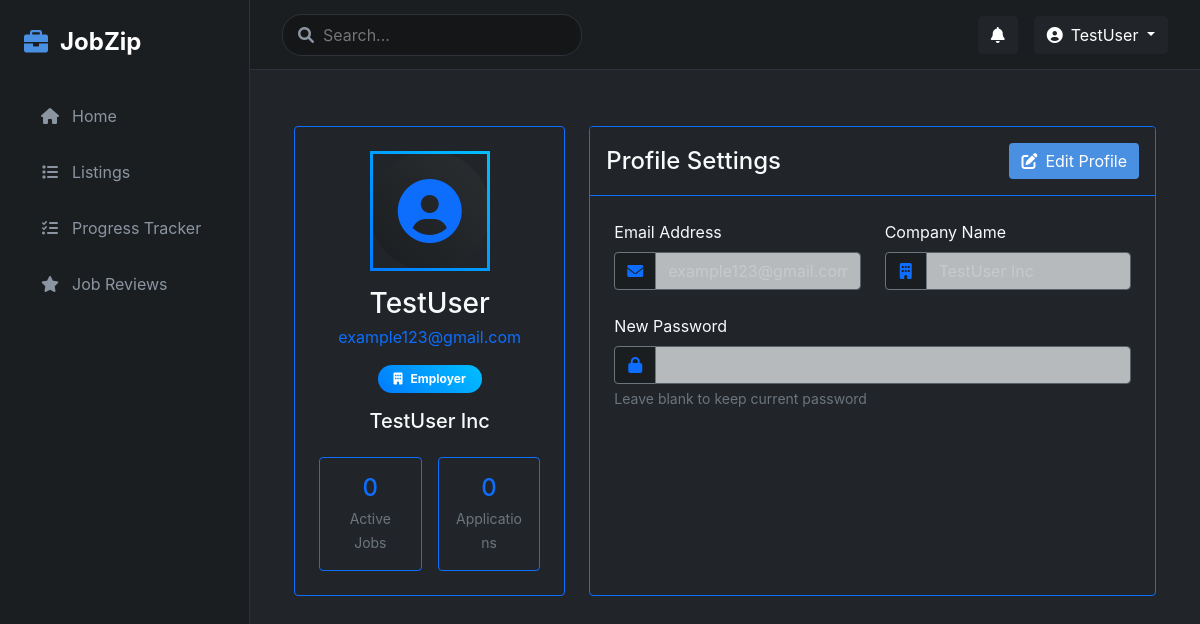
/profile/ (signed in), run on the app's committed database.
### jobs/models.py (models this page shows, shortened)
class User(AbstractUser):
    USER_TYPE_CHOICES = (
        ('employer', 'Employer'),
        ('employee', 'Employee'),
    )
    user_type = models.CharField(max_length=10, choices=USER_TYPE_CHOICES, default='employee')
    profile_picture = models.ImageField(upload_to='profile_pics/', null=True, blank=True)
    location = models.CharField(max_length=100, null=True, blank=True)
    bio = models.TextField(null=True, blank=True)
    date_joined = models.DateTimeField(default=timezone.now)

class EmployerProfile(models.Model):
    user = models.OneToOneField(User, on_delete=models.CASCADE)
    company_name = models.CharField(max_length=200)
    created_at = models.DateTimeField(auto_now_add=True)
    updated_at = models.DateTimeField(auto_now=True)

### jobs/views.py (the view, shortened to what this page needs)
# urls.py: path('profile/', views.profile_view, name='profile'),
@login_required
def profile_view(request):
    is_employer = hasattr(request.user, 'employerprofile')
    context = {
        'is_employer': is_employer,
        'employer_profile': getattr(request.user, 'employerprofile', None),
        'employee_profile': getattr(request.user, 'employeeprofile', None),
    }
    return render(request, 'jobs/profile.html', context)

### jobs/templates/jobs/profile.html (shortened to what this page needs)
{% extends 'jobs/base.html' %}
{% load static %}
{% block content %}
<div class="container-fluid py-4">
    <div class="toast-container position-fixed top-0 end-0 p-3"></div>
    <div class="row g-4">
        <div class="col-lg-4">
            <div class="card bg-dark border-primary h-100">
                <div class="card-body text-center p-4">
                    <div class="mb-4">
                        <div class="profile-avatar mb-3">
                            <i class="fas fa-user-circle display-1 text-primary"></i>
                        </div>
                        <h3 class="mb-1">{{ user.username }}</h3>
                        <p class="text-primary mb-3">{{ user.email }}</p>
                        {% if is_employer %}
                            <span class="badge bg-gradient-primary px-3 py-2 rounded-pill">
                                <i class="fas fa-building me-2"></i>Employer
                            </span>
                            <h5 class="mt-3 text-light">{{ employer_profile.company_name }}</h5>
                        {% endif %}
                    </div>
                    <div class="profile-stats row text-center g-3">
                        {% if is_employer %}
                            <div class="col-6">
                                <div class="stat-card p-3 rounded bg-dark border border-primary">
                                    <h4 class="mb-1 text-primary">{{ active_jobs_count|default:0 }}</h4>
                                    <small class="text-muted">Active Jobs</small>
                                </div>
                            </div>
                            <div class="col-6">
                                <div class="stat-card p-3 rounded bg-dark border border-primary">
                                    <h4 class="mb-1 text-primary">{{ total_applications|default:0 }}</h4>
                                    <small class="text-muted">Applications</small>
                                </div>
                            </div>
                        {% endif %}
                    </div>
                </div>
            </div>
        </div>
        <div class="col-lg-8">
            <div class="card bg-dark border-primary h-100">
                <div class="card-header bg-dark border-primary d-flex justify-content-between align-items-center py-3">
                    <h4 class="mb-0">Profile Settings</h4>
                    <button type="button" class="btn btn-primary" onclick="enableEdit()">
                        <i class="fas fa-edit me-2"></i>Edit Profile
                    </button>
                </div>
                <div class="card-body p-4">
                    <form method="post" id="profile-form" class="needs-validation" novalidate>
                        <div class="row g-4">
                            <div class="col-md-6">
                                <div class="form-group">
                                    <label for="email" class="form-label">Email Address</label>
                                    <div class="input-group">
                                        <span class="input-group-text bg-darker border-secondary">
                                            <i class="fas fa-envelope text-primary"></i>
                                        </span>
                                        <input type="email" class="form-control bg-darker border-secondary" id="email" name="email" value="{{ user.email }}" disabled required>
                                    </div>
                                </div>
                            </div>
                            {% if is_employer %}
                            <div class="col-md-6">
                                <div class="form-group">
                                    <label for="company_name" class="form-label">Company Name</label>
                                    <div class="input-group">
                                        <span class="input-group-text bg-darker border-secondary">
                                            <i class="fas fa-building text-primary"></i>
                                        </span>
                                        <input type="text" class="form-control bg-darker border-secondary" id="company_name" name="company_name" value="{{ employer_profile.company_name }}" disabled required>
                                    </div>
                                </div>
                            </div>
                            {% endif %}
                            <div class="col-12">
                                <div class="form-group">
                                    <label for="password" class="form-label">New Password</label>
                                    <div class="input-group">
                                        <span class="input-group-text bg-darker border-secondary">
                                            <i class="fas fa-lock text-primary"></i>
                                        </span>
                                        <input type="password" class="form-control bg-darker border-secondary" id="password" name="password" disabled>
                                    </div>
                                    <div class="form-text text-muted">Leave blank to keep current password</div>
                                </div>
                            </div>
                        </div>
                    </form>
                </div>
            </div>
        </div>
    </div>
</div>
{% endblock %}

### jobs/templates/jobs/base.html (shortened to what this page needs)
<!DOCTYPE html>
<html lang="en">
<head>
    <link href="https://cdn.jsdelivr.net/npm/bootstrap@5.1.3/dist/css/bootstrap.min.css" rel="stylesheet">
    <link rel="stylesheet" href="https://cdnjs.cloudflare.com/ajax/libs/font-awesome/6.0.0/css/all.min.css">
    {% load static %}
    <link rel="stylesheet" href="{% static 'css/style.css' %}">
</head>
<body class="bg-dark text-light">
    <div class="d-flex">
        <div class="sidebar bg-darker">
            <div class="logo-container">
                <i class="fas fa-briefcase app-icon"></i>
                <span class="app-title">JobZip</span>
            </div>
            <nav>
                <ul class="nav flex-column">
                    <li class="nav-item">
                        <a href="{% url 'home' %}" class="nav-link {% if request.resolver_match.url_name == 'home' %}active{% endif %}">
                            <i class="fas fa-home"></i> Home
                        </a>
                    </li>
                    {% if user.user_type == 'employer' %}
                    <li class="nav-item">
                        <a href="{% url 'listings' %}" class="nav-link {% if request.resolver_match.url_name == 'listings' %}active{% endif %}">
                            <i class="fas fa-list"></i> Listings
                        </a>
                    </li>
                    <li class="nav-item">
                        <a href="{% url 'progress_tracker' %}" class="nav-link {% if request.resolver_match.url_name == 'progress_tracker' %}active{% endif %}">
                            <i class="fas fa-tasks"></i> Progress Tracker
                        </a>
                    </li>
                    {% endif %}
                    <li class="nav-item">
                        <a href="{% url 'job_reviews' %}" class="nav-link {% if request.resolver_match.url_name == 'job_reviews' %}active{% endif %}">
                            <i class="fas fa-star"></i> Job Reviews
                        </a>
                    </li>
                </ul>
            </nav>
        </div>
        <div class="main-content">
            <header class="header bg-darker">
                <div class="search-container">
                    <i class="fas fa-search search-icon"></i>
                    <input type="text" class="search-input" placeholder="Search...">
                </div>
                <div class="header-right">
                    <div class="notifications dropdown">
                        <button class="btn btn-dark position-relative" data-bs-toggle="dropdown">
                            <i class="fas fa-bell"></i>
                        </button>
                    </div>
                    {% if user.is_authenticated %}
                    <div class="dropdown">
                        <button class="btn btn-dark dropdown-toggle" type="button" id="userMenu" data-bs-toggle="dropdown">
                            <i class="fas fa-user-circle me-2"></i>{{ user.username }}
                        </button>
                    </div>
                    {% else %}
                    <a href="{% url 'login' %}" class="btn btn-primary">
                        <i class="fas fa-sign-in-alt me-2"></i>Login
                    </a>
                    {% endif %}
                </div>
            </header>
            <main class="content-area">
                {% block content %}{% endblock %}
            </main>
        </div>
    </div>
</body>
</html>

### static/css/style.css (style rules this page uses)
:root { --dark-bg: #1a1d21; --darker-bg: #141618; --primary-color: #4a90e2; --secondary-color: #6c757d; --text-light: #ffffff; --text-muted: #8b95a1; --border-color: #2d3238; }
body { background-color: var(--dark-bg); color: var(--text-light); font-family: 'Inter', sans-serif; }
.sidebar { width: 250px; height: 100vh; position: fixed; background-color: var(--darker-bg); padding: 1.5rem; border-right: 1px solid var(--border-color); }
.logo-container { display: flex; align-items: center; margin-bottom: 2rem; }
.app-icon { font-size: 1.5rem; color: var(--primary-color); margin-right: 0.75rem; }
.app-title { font-size: 1.5rem; font-weight: bold; color: var(--text-light); }
.nav-link { color: var(--text-muted); padding: 0.75rem 1rem; margin-bottom: 0.5rem; border-radius: 8px; display: flex; align-items: center; position: relative; }
.nav-link i { margin-right: 0.75rem; width: 20px; text-align: center; }
.main-content { margin-left: 250px; min-height: 100vh; }
.header { height: 70px; padding: 1rem 2rem; display: flex; align-items: center; justify-content: space-between; border-bottom: 1px solid var(--border-color); }
.search-container { position: relative; width: 300px; }
.search-icon { position: absolute; left: 1rem; top: 50%; transform: translateY(-50%); color: var(--text-muted); }
.search-input { width: 100%; padding: 0.5rem 1rem 0.5rem 2.5rem; border-radius: 20px; border: 1px solid var(--border-color); background-color: var(--darker-bg); color: var(--text-light); }
.header-right { display: flex; align-items: center; gap: 1rem; }
.content-area { padding: 2rem; }
.form-control { background-color: var(--dark-bg); border: 1px solid var(--border-color); color: var(--text-light); }
.btn-primary { background-color: var(--primary-color); border: none; }
.toast-container { position: fixed; top: 20px; right: 20px; z-index: 1050; }
.btn { transition: all 0.2s ease-in-out; }
.card { transition: transform 0.2s ease-in-out, box-shadow 0.2s ease-in-out; }

### jobs/templates/jobs/profile.html (style rules this page uses)
.bg-gradient-primary { background: linear-gradient(45deg, #007bff, #00bfff); }
.bg-darker { background-color: #1a1e21; }
.profile-avatar { width: 120px; height: 120px; margin: 0 auto; display: flex; align-items: center; justify-content: center; background: linear-gradient(45deg, #1a1e21, #2a2e31); border-radius: 50%; border: 3px solid; border-image: linear-gradient(45deg, #007bff, #00bfff) 1; }
.profile-avatar i { font-size: 4rem; }
.stat-card { transition: all 0.3s ease; }
.form-control:disabled { opacity: 0.75; }
.input-group-text { min-width: 42px; justify-content: center; }
.card { transition: all 0.3s ease; }

### data on the page
User: username "TestUser", email "example123@gmail.com"
EmployerProfile: company_name "TestUser Inc"

### other printed values
{{ active_jobs_count|default:0 }} "0"
{{ total_applications|default:0 }} "0"
